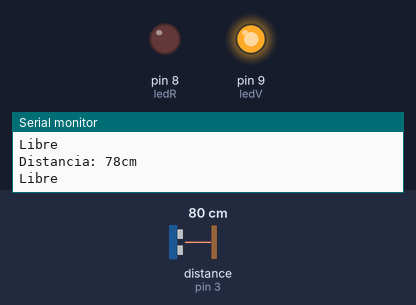
Simulated run of this sketch. Board: Arduino Uno, built with avr-gcc and run on an emulated ATmega328P. On the bench: output pins drawn as LEDs (lit = HIGH), the last lines printed to the serial monitor. Wiring (inferred from the names in the program): ultrasonic range finder: trigger pin 2; echo pin 3. The inputs (shaded band) are chosen by the test bench; at power-on: distance to the obstacle (sensor on pin 3) 80 cm. The echo pulse lasts 58.3 µs per cm; pins used as bus, display or sensor lines are not drawn.

Above: at 1.2 s.
1.3 s: distance to the obstacle (sensor on pin 3) set to 15 cm
2.8 s: distance to the obstacle (sensor on pin 3) set to 12 cm
At 4.0 s:
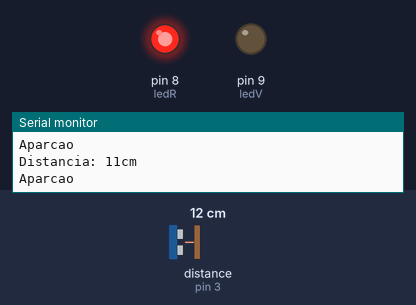
4.3 s: distance to the obstacle (sensor on pin 3) set to 18 cm
At 4.7 s:
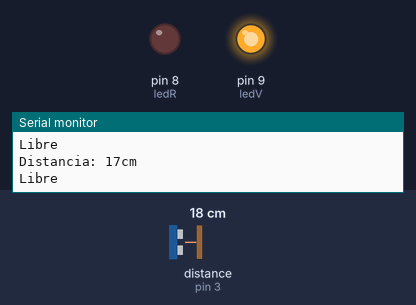
5.8 s: distance to the obstacle (sensor on pin 3) set to 2 cm
At 6.8 s:
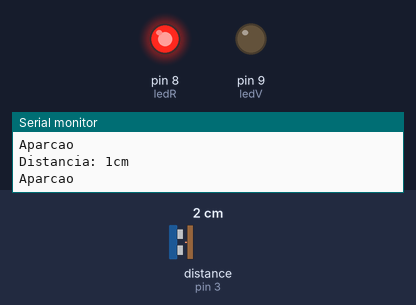
Timing chart, 0 to 8.3 s (numbered marks = the images above; inputs shaded):
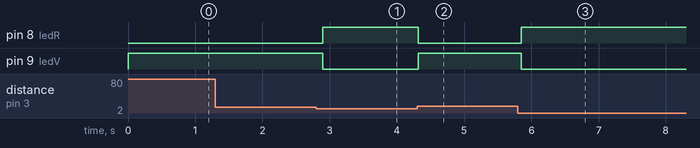

Measured:
- the behaviour switches between 14 and 13 cm on distance to the obstacle (sensor on pin 3) (found by bisection; images 0 and 1)
- after the input at 2.8 s, pin 8 (ledR): LOW → HIGH after 0.10 s; pin 9 (ledV): HIGH → LOW after 0.10 s
- after the input at 4.3 s, pin 8 (ledR): HIGH → LOW at once; pin 9 (ledV): LOW → HIGH at once
- after the input at 5.8 s, pin 8 (ledR): LOW → HIGH after 0.05 s; pin 9 (ledV): HIGH → LOW after 0.05 s

The sketch:

C_digo.ino
```cpp
// Definición de los pines que se van a utilizar
const int Trigger = 2;   // Pin digital 2 para el Trigger del sensor
const int Echo = 3;      // Pin digital 3 para el Echo del sensor
int ledR = 8;            // Pin digital 8 para el LED rojo
int ledV = 9;            // Pin digital 9 para el LED verde

void setup() {
  // Inicialización de la comunicación serial
  Serial.begin(9600);
  // Configuración de los pines como entrada o salida
  pinMode(Trigger, OUTPUT);   // El pin del Trigger se configura como salida
  pinMode(Echo, INPUT);       // El pin del Echo se configura como entrada
  pinMode(ledR, OUTPUT);      // El pin del LED rojo se configura como salida
  pinMode(ledV, OUTPUT);      // El pin del LED verde se configura como salida
  // Inicialización del pin del Trigger con un valor bajo
  digitalWrite(Trigger, LOW);
}

void loop() {
  // Declaración de variables
  long t;  // Tiempo que tarda en llegar el eco
  long d;  // Distancia en centímetros

  // Envío de un pulso de 10us al pin del Trigger
  digitalWrite(Trigger, HIGH);
  delayMicroseconds(10);
  digitalWrite(Trigger, LOW);

  // Lectura del tiempo que tarda en llegar el eco
  t = pulseIn(Echo, HIGH);
  // Escalado del tiempo a una distancia en centímetros
  d = t/59;

  // Envío del valor de la distancia por comunicación serial
  Serial.print("Distancia: ");
  Serial.print(d);
  Serial.print("cm");
  Serial.println();

  // Comprobación de la distancia medida
  if (d <= 12) {  // Si la distancia es menor o igual a 12cm
    Serial.println("Aparcao");  // Envío de un mensaje por comunicación serial
    digitalWrite(ledR, HIGH);  // Apagado del LED verde
    digitalWrite(ledV, LOW);   // Encendido del LED rojo
  } else {        // Si la distancia es mayor a 12cm
    Serial.println("Libre");    // Envío de un mensaje por comunicación serial
    digitalWrite(ledR, LOW);   // Encendido del LED verde
    digitalWrite(ledV, HIGH);  // Apagado del LED rojo
  }

  // Pausa de 100ms antes de la siguiente lectura
  delay(100);
}
```
